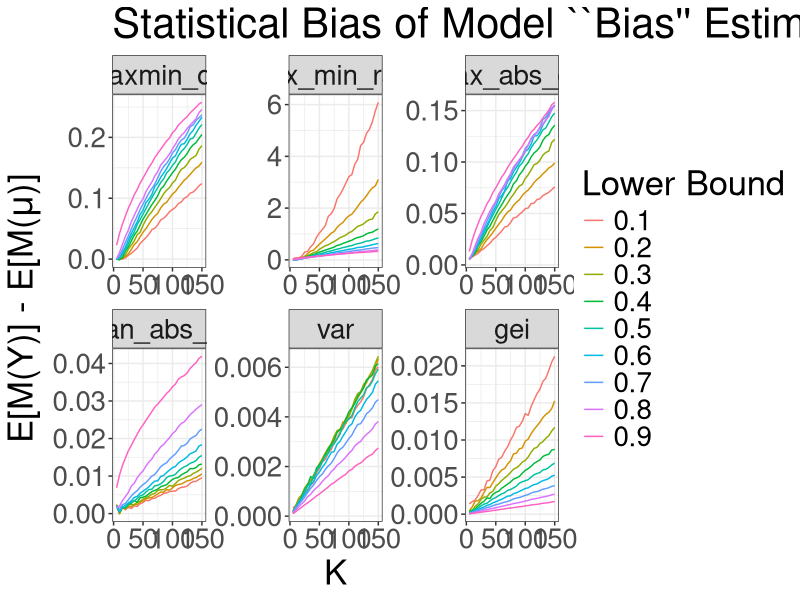
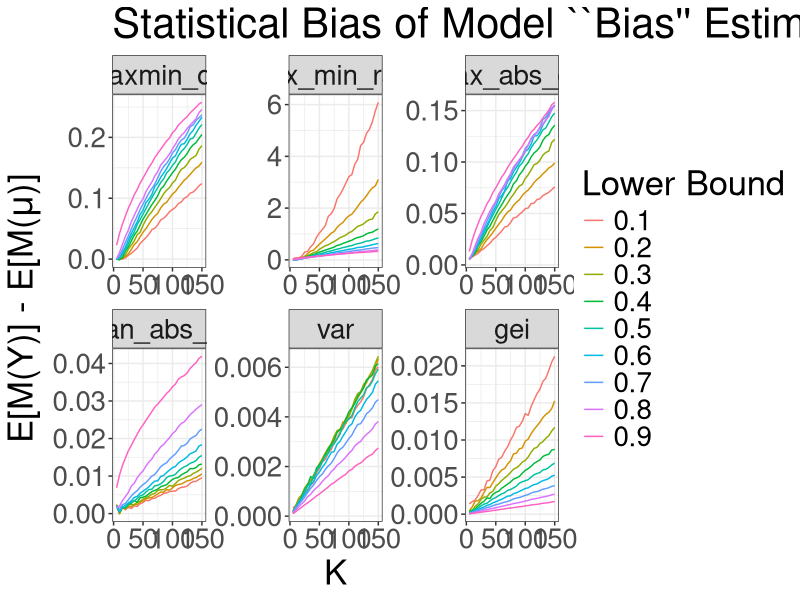

The R source for these figures, in order:
# Copyright 2021 Twitter, Inc.
# SPDX-License-Identifier: Apache-2.0

require(dplyr)
require(reshape2)
require(ggplot2)

mean_pairwise_abs_diff <- function(x){
  out <- mean(as.numeric(dist(x, method = "manhattan")))
  return(out)
}

gini <- function(x){
  out <- mean(as.numeric(dist(x, method = "manhattan")))/2*mean(x)
  return(out)
}

mean_abs_diff <- function(x){
  out <- mean(abs(x - mean(x)))
  return(out)
}

maxmin_diff <- function(x){
  return(max(x) - min(x))
}

maxmin_ratio <- function(x, eps = .05){
  return(max(x + eps)/min(x + eps))
}


max_abs_diff <- function(x){
  return(max(abs(x - mean(x))))
}

generalized_entropy <- function(x, alpha = 1){
  K <- length(x)
  if(alpha != 0 & alpha != 1){
    out <- 1/(K*alpha*(alpha - 1))*sum((x/mean(x))^alpha-1)
  }
  if(alpha == 1){
    out <- 1/K*sum(x/mean(x)*log(x/mean(x)))
  }
  if(alpha == 0){
    out <- -1/K*sum(log(x/mean(x)))
  }
  return(out)
}


Ks <- seq(5, 150, 5)
lowers <- seq(.1, .9, .1)
n <- 5000

results <- list()

for(lower in lowers){
  biases <- NULL
  
  for(K in Ks){
    mu_k <- seq(lower, .9, length.out = K)
    nks <- rep(round(n/K), K)
    mmd <- NULL
    mmr <- NULL
    mads <- NULL
    pw_abs <- NULL
    max_ads <- NULL
    vars <- NULL
    geis <- NULL
    ginis <- NULL
    
    for(i in 1:1000){
      Y_k <- rbinom(length(mu_k), nks,  mu_k)/nks
      
      mmd <- c(mmd, maxmin_diff(Y_k))
      mmr <- c(mmr, maxmin_ratio(Y_k))
      mads <- c(mads, mean_abs_diff(Y_k))
      pw_abs <- c(pw_abs,  mean_pairwise_abs_diff(Y_k))
      vars <- c(vars, var(Y_k))
      max_ads <- c(max_ads, max_abs_diff(Y_k))
      geis <- c(geis, generalized_entropy(Y_k, alpha = .5))
      ginis <- c(ginis, gini(Y_k))
    }
    
    bias <-  c(mean(mmd) - maxmin_diff(mu_k), 
               mean(mmr) - maxmin_ratio(mu_k), 
               mean(mads) - mean_abs_diff(mu_k), 
               mean(pw_abs) - mean_pairwise_abs_diff(mu_k), 
               mean(vars) - var(mu_k), 
               mean(max_ads) - max_abs_diff(mu_k),
               mean(geis - generalized_entropy(mu_k, alpha = .5)), 
               mean(ginis) - gini(mu_k))
    
    biases <- rbind(biases, bias)
  }
  
  results[[as.character(lower)]] <- biases
}



all.biases <- do.call("rbind", results)
allKs <- rep(Ks, length(lowers))
allLowers <- rep(lowers, each = length(Ks))

df <- data.frame(maxmin_diff = all.biases[,1],  max_min_ratio = all.biases[,2], 
                 max_abs_diff = all.biases[,6],  mean_abs_dev = all.biases[,3],  var = all.biases[,5], gei = all.biases[,7], K = allKs, lower = allLowers) #

df <- df %>% melt(id.vars=c("K", "lower"))

ggplot(df, aes(x = K, y = value, color = factor(lower), group = factor(lower))) + 
  geom_line() + 
  theme_bw() + 
  ggtitle("Statistical Bias of Model ``Bias'' Estimators") +
  theme(text = element_text(size = 25)) +
  guides(color=guide_legend(title="Lower Bound")) + 
  facet_wrap(vars(variable), scales = 'free') +
  ylab(expression(paste("E[M(Y)] - E[M(", mu, ")]", sep='')))

ggsave("~/Desktop/max-min.png", width = 12, height = 7, units = 'in')
